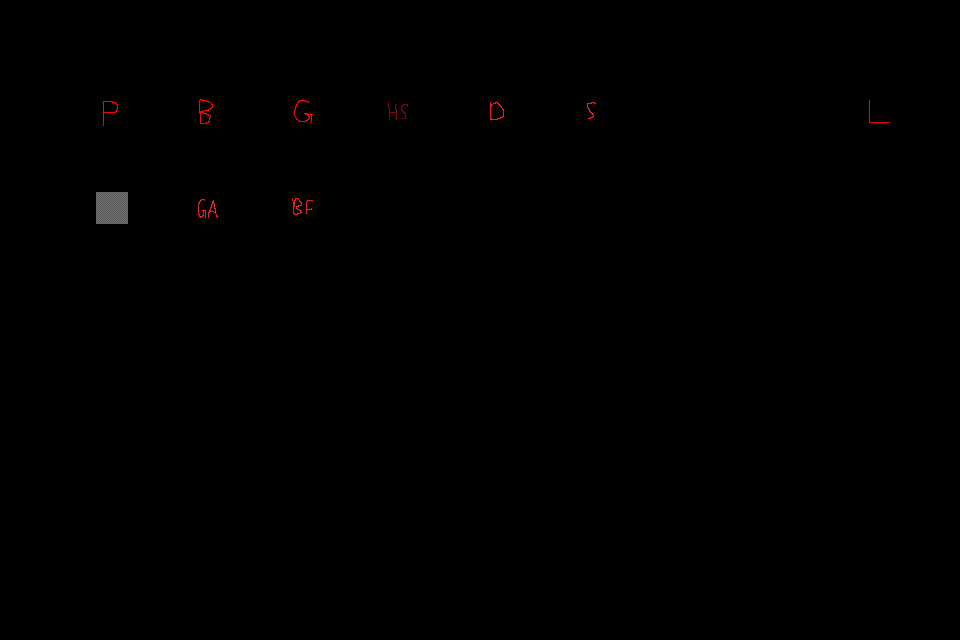

A level layout from a 2D game, rendered from its tile map. Below: a short description, then the map file with its tile-grid data intact:
An orthogonal 30x20 tile map with 32x32 px tiles, 3 tile layers (regions, input_objs, output_laserTerrain), 2 tilesets and 9 objects.

<map version="1.10" tiledversion="1.11.0" orientation="orthogonal" renderorder="right-down" width="30" height="20" tilewidth="32" tileheight="32" infinite="0" nextlayerid="5" nextobjectid="24">
 <properties>
  <property name="DeleteTiles" type="bool" value="true" />
 </properties>
 <tileset firstgid="1" source="rulesheet.tsx" />
 <tileset firstgid="19" source="tilesheet.tsx" />
 <layer id="1" name="regions" width="30" height="20" opacity="0.46">
  <data encoding="csv">
0,0,0,0,0,0,0,0,0,0,0,0,0,0,0,0,0,0,0,0,0,0,0,0,0,0,0,0,0,0,
0,0,0,0,0,0,0,0,0,0,0,0,0,0,0,0,0,0,0,0,0,0,0,0,0,0,0,0,0,0,
0,0,0,0,0,0,0,0,0,0,0,0,0,0,0,0,0,0,0,0,0,0,0,0,0,0,0,0,0,0,
0,0,0,1,0,0,1,0,0,1,0,0,1,0,0,1,0,0,1,0,0,0,0,0,0,0,0,1,0,0,
0,0,0,0,0,0,0,0,0,0,0,0,0,0,0,0,0,0,0,0,0,0,0,0,0,0,0,0,0,0,
0,0,0,0,0,0,0,0,0,0,0,0,0,0,0,0,0,0,0,0,0,0,0,0,0,0,0,0,0,0,
0,0,0,1,0,0,1,0,0,1,0,0,0,0,0,0,0,0,0,0,0,0,0,0,0,0,0,0,0,0,
0,0,0,0,0,0,0,0,0,0,0,0,0,0,0,0,0,0,0,0,0,0,0,0,0,0,0,0,0,0,
0,0,0,0,0,0,0,0,0,0,0,0,0,0,0,0,0,0,0,0,0,0,0,0,0,0,0,0,0,0,
0,0,0,0,0,0,0,0,0,0,0,0,0,0,0,0,0,0,0,0,0,0,0,0,0,0,0,0,0,0,
0,0,0,0,0,0,0,0,0,0,0,0,0,0,0,0,0,0,0,0,0,0,0,0,0,0,0,0,0,0,
0,0,0,0,0,0,0,0,0,0,0,0,0,0,0,0,0,0,0,0,0,0,0,0,0,0,0,0,0,0,
0,0,0,0,0,0,0,0,0,0,0,0,0,0,0,0,0,0,0,0,0,0,0,0,0,0,0,0,0,0,
0,0,0,0,0,0,0,0,0,0,0,0,0,0,0,0,0,0,0,0,0,0,0,0,0,0,0,0,0,0,
0,0,0,0,0,0,0,0,0,0,0,0,0,0,0,0,0,0,0,0,0,0,0,0,0,0,0,0,0,0,
0,0,0,0,0,0,0,0,0,0,0,0,0,0,0,0,0,0,0,0,0,0,0,0,0,0,0,0,0,0,
0,0,0,0,0,0,0,0,0,0,0,0,0,0,0,0,0,0,0,0,0,0,0,0,0,0,0,0,0,0,
0,0,0,0,0,0,0,0,0,0,0,0,0,0,0,0,0,0,0,0,0,0,0,0,0,0,0,0,0,0,
0,0,0,0,0,0,0,0,0,0,0,0,0,0,0,0,0,0,0,0,0,0,0,0,0,0,0,0,0,0,
0,0,0,0,0,0,0,0,0,0,0,0,0,0,0,0,0,0,0,0,0,0,0,0,0,0,0,0,0,0
</data>
 </layer>
 <layer id="2" name="input_objs" width="30" height="20">
  <data encoding="csv">
0,0,0,0,0,0,0,0,0,0,0,0,0,0,0,0,0,0,0,0,0,0,0,0,0,0,0,0,0,0,
0,0,0,0,0,0,0,0,0,0,0,0,0,0,0,0,0,0,0,0,0,0,0,0,0,0,0,0,0,0,
0,0,0,0,0,0,0,0,0,0,0,0,0,0,0,0,0,0,0,0,0,0,0,0,0,0,0,0,0,0,
0,0,0,11,0,0,9,0,0,10,0,0,16,0,0,17,0,0,18,0,0,0,0,0,0,0,0,12,0,0,
0,0,0,0,0,0,0,0,0,0,0,0,0,0,0,0,0,0,0,0,0,0,0,0,0,0,0,0,0,0,
0,0,0,0,0,0,0,0,0,0,0,0,0,0,0,0,0,0,0,0,0,0,0,0,0,0,0,0,0,0,
0,0,0,0,0,0,14,0,0,15,0,0,0,0,0,0,0,0,0,0,0,0,0,0,0,0,0,0,0,0,
0,0,0,0,0,0,0,0,0,0,0,0,0,0,0,0,0,0,0,0,0,0,0,0,0,0,0,0,0,0,
0,0,0,0,0,0,0,0,0,0,0,0,0,0,0,0,0,0,0,0,0,0,0,0,0,0,0,0,0,0,
0,0,0,0,0,0,0,0,0,0,0,0,0,0,0,0,0,0,0,0,0,0,0,0,0,0,0,0,0,0,
0,0,0,0,0,0,0,0,0,0,0,0,0,0,0,0,0,0,0,0,0,0,0,0,0,0,0,0,0,0,
0,0,0,0,0,0,0,0,0,0,0,0,0,0,0,0,0,0,0,0,0,0,0,0,0,0,0,0,0,0,
0,0,0,0,0,0,0,0,0,0,0,0,0,0,0,0,0,0,0,0,0,0,0,0,0,0,0,0,0,0,
0,0,0,0,0,0,0,0,0,0,0,0,0,0,0,0,0,0,0,0,0,0,0,0,0,0,0,0,0,0,
0,0,0,0,0,0,0,0,0,0,0,0,0,0,0,0,0,0,0,0,0,0,0,0,0,0,0,0,0,0,
0,0,0,0,0,0,0,0,0,0,0,0,0,0,0,0,0,0,0,0,0,0,0,0,0,0,0,0,0,0,
0,0,0,0,0,0,0,0,0,0,0,0,0,0,0,0,0,0,0,0,0,0,0,0,0,0,0,0,0,0,
0,0,0,0,0,0,0,0,0,0,0,0,0,0,0,0,0,0,0,0,0,0,0,0,0,0,0,0,0,0,
0,0,0,0,0,0,0,0,0,0,0,0,0,0,0,0,0,0,0,0,0,0,0,0,0,0,0,0,0,0,
0,0,0,0,0,0,0,0,0,0,0,0,0,0,0,0,0,0,0,0,0,0,0,0,0,0,0,0,0,0
</data>
 </layer>
 <layer id="4" name="output_laserTerrain" width="30" height="20">
  <data encoding="csv">
0,0,0,0,0,0,0,0,0,0,0,0,0,0,0,0,0,0,0,0,0,0,0,0,0,0,0,0,0,0,
0,0,0,0,0,0,0,0,0,0,0,0,0,0,0,0,0,0,0,0,0,0,0,0,0,0,0,0,0,0,
0,0,0,0,0,0,0,0,0,0,0,0,0,0,0,0,0,0,0,0,0,0,0,0,0,0,0,0,0,0,
0,0,0,0,0,0,0,0,0,0,0,0,0,0,0,0,0,0,0,0,0,0,0,0,0,0,0,0,0,0,
0,0,0,0,0,0,0,0,0,0,0,0,0,0,0,0,0,0,0,0,0,0,0,0,0,0,0,0,0,0,
0,0,0,0,0,0,0,0,0,0,0,0,0,0,0,0,0,0,0,0,0,0,0,0,0,0,0,0,0,0,
0,0,0,0,0,0,0,0,0,0,0,0,0,0,0,0,0,0,0,0,0,0,0,0,0,0,0,0,0,0,
0,0,0,0,0,0,0,0,0,0,0,0,0,0,0,0,0,0,0,0,0,0,0,0,0,0,0,0,0,0,
0,0,0,0,0,0,0,0,0,0,0,0,0,0,0,0,0,0,0,0,0,0,0,0,0,0,0,0,0,0,
0,0,0,0,0,0,0,0,0,0,0,0,0,0,0,0,0,0,0,0,0,0,0,0,0,0,0,0,0,0,
0,0,0,0,0,0,0,0,0,0,0,0,0,0,0,0,0,0,0,0,0,0,0,0,0,0,0,0,0,0,
0,0,0,0,0,0,0,0,0,0,0,0,0,0,0,0,0,0,0,0,0,0,0,0,0,0,0,0,0,0,
0,0,0,0,0,0,0,0,0,0,0,0,0,0,0,0,0,0,0,0,0,0,0,0,0,0,0,0,0,0,
0,0,0,0,0,0,0,0,0,0,0,0,0,0,0,0,0,0,0,0,0,0,0,0,0,0,0,0,0,0,
0,0,0,0,0,0,0,0,0,0,0,0,0,0,0,0,0,0,0,0,0,0,0,0,0,0,0,0,0,0,
0,0,0,0,0,0,0,0,0,0,0,0,0,0,0,0,0,0,0,0,0,0,0,0,0,0,0,0,0,0,
0,0,0,0,0,0,0,0,0,0,0,0,0,0,0,0,0,0,0,0,0,0,0,0,0,0,0,0,0,0,
0,0,0,0,0,0,0,0,0,0,0,0,0,0,0,0,0,0,0,0,0,0,0,0,0,0,0,0,0,0,
0,0,0,0,0,0,0,0,0,0,0,0,0,0,0,0,0,0,0,0,0,0,0,0,0,0,0,0,0,0,
0,0,0,0,0,0,0,0,0,0,0,0,0,0,0,0,0,0,0,0,0,0,0,0,0,0,0,0,0,0
</data>
 </layer>
 <objectgroup id="3" name="output_points">
  <object id="12" x="96" y="96" width="32" height="32">
   <properties>
    <property name="Player" value="true" />
   </properties>
  </object>
  <object id="13" x="192" y="96" width="32" height="32">
   <properties>
    <property name="Bat" value="true" />
    <property name="Range" value="0,0,0,0" />
   </properties>
  </object>
  <object id="14" x="288" y="96" width="32" height="32">
   <properties>
    <property name="Golem" value="true" />
    <property name="Range" value="20,20,0,0" />
   </properties>
  </object>
  <object id="18" x="864" y="96" width="32" height="32">
   <properties>
    <property name="Laser" value="0" />
   </properties>
  </object>
  <object id="19" x="192" y="192" width="32" height="32">
   <properties>
    <property name="GolemArmorItem" value="true" />
   </properties>
  </object>
  <object id="20" x="288" y="192" width="32" height="32">
   <properties>
    <property name="BootsFastItem" value="true" />
   </properties>
  </object>
  <object id="21" x="384" y="96" width="32" height="32">
   <properties>
    <property name="HeartSmallItem" value="true" />
   </properties>
  </object>
  <object id="22" x="480" y="96" width="32" height="32">
   <properties>
    <property name="DashItem" value="true" />
   </properties>
  </object>
  <object id="23" x="576" y="96" width="32" height="32">
   <properties>
    <property name="Spaceship" value="true" />
   </properties>
  </object>
 </objectgroup>
</map>
